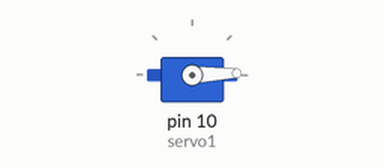
A sketch run on a simulated Arduino Uno, built with avr-gcc and run on an emulated ATmega328P. Shown: servo.

Above: at 0.05 s.
At 1.7 s:
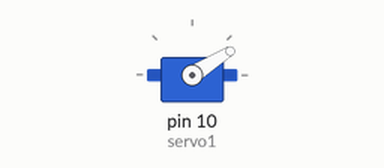
At 4.1 s:
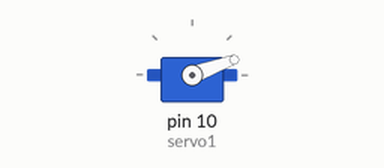
Timing chart, 0 to 10.3 s (numbered marks = the images above):
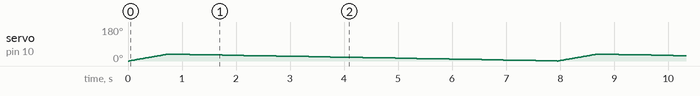

The sketch:

servo.ino
```cpp
// Give quator degree moment to servo motor that can perform loop operation
// Require servo motor with battory also need arduino uno to load and execute the program
// Here I use footer board to have control

#include <Servo.h>
Servo servo1;

void setup() {
  servo1.attach(10);
}

void loop() {
  for (int a = 0; a <= 36; a++ ) {
    servo1.write(a);
    delay(20);
  }
  for (int b = 36; b > 0; b--) {
    servo1.write(b);
    delay(200);
  }
}
```
